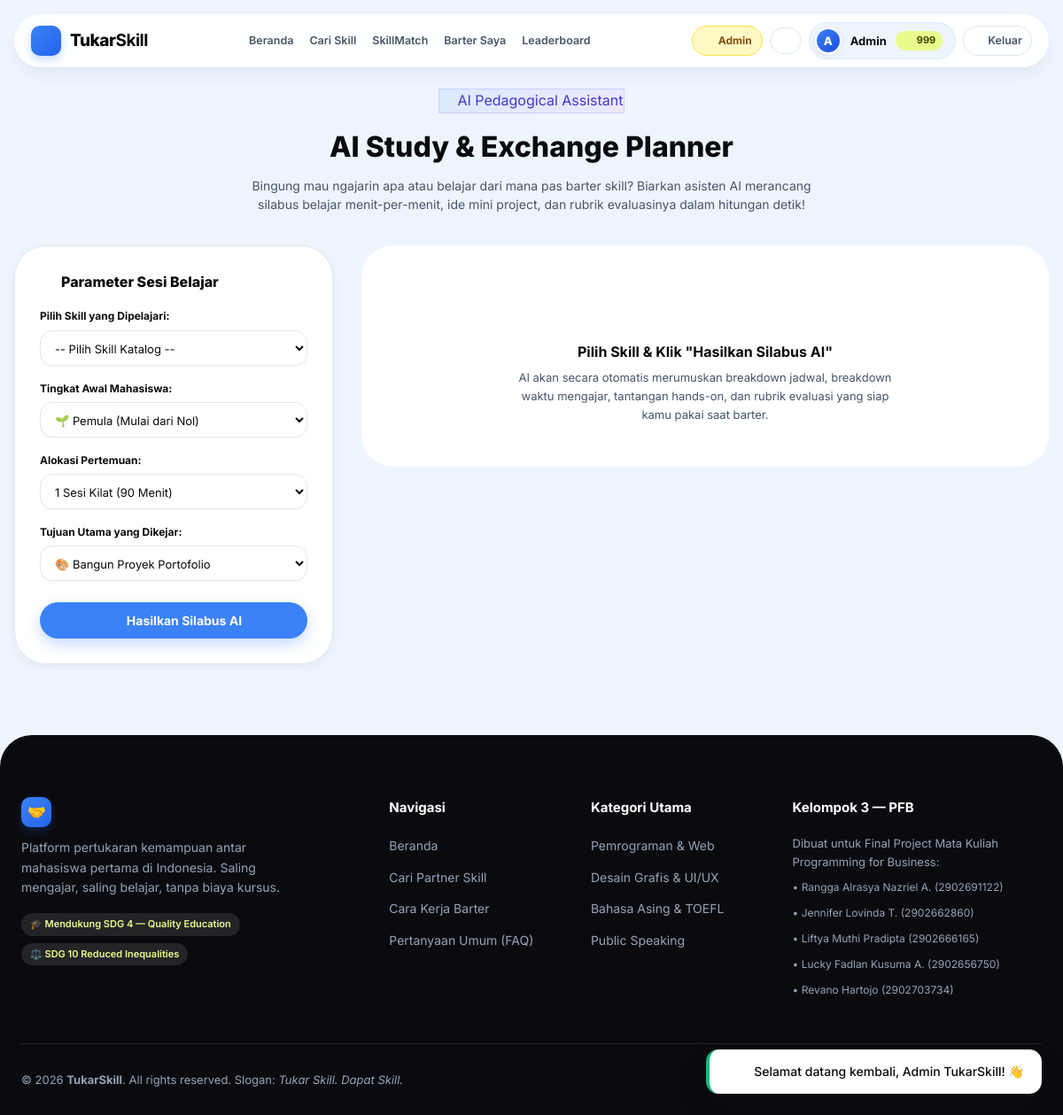
/ai-planner.php (signed in), run on the app's committed database.
### tables this page shows
CREATE TABLE `users` (
  `id` INT AUTO_INCREMENT PRIMARY KEY,
  `name` VARCHAR(100) NOT NULL,
  `nim` CHAR(10) NOT NULL UNIQUE,
  `email` VARCHAR(100) NOT NULL UNIQUE,
  `password` VARCHAR(255) NOT NULL,
  `major` VARCHAR(100) NOT NULL,
  `batch_year` YEAR NULL,
  `bio` TEXT NULL,
  `photo` VARCHAR(255) NULL,
  `whatsapp` VARCHAR(20) NULL,
  `role` ENUM('user', 'admin') NOT NULL DEFAULT 'user',
  `points` INT NOT NULL DEFAULT 20,
  `total_points` INT NOT NULL DEFAULT 20,
  `profile_bonus_given` TINYINT(1) NOT NULL DEFAULT 0,
  `is_active` TINYINT(1) NOT NULL DEFAULT 1,
  `remember_token` VARCHAR(64) NULL,
  `created_at` DATETIME NOT NULL DEFAULT CURRENT_TIMESTAMP,
  `updated_at` DATETIME NOT NULL DEFAULT CURRENT_TIMESTAMP ON UPDATE CURRENT_TIMESTAMP
);

### config/db.php (called while the page is built, shortened)
<?php
$db_host = '127.0.0.1';
$db_user = 'root';
$db_pass = '';
$db_name = 'tukarskill';
$db_port = 3306;
$db_connected = false;
$conn = mysqli_init();
if ($conn) {
    mysqli_options($conn, MYSQLI_OPT_CONNECT_TIMEOUT, 2);
    $connected = @mysqli_real_connect($conn, $db_host, $db_user, $db_pass, $db_name, $db_port);
    if ($connected) {
        $db_connected = true;
    }
}
function is_db_connected() {
    global $db_connected;
    return $db_connected;
}

### ai-planner.php (the view, shortened to what this page needs)
<?php
require_once __DIR__ . '/includes/header.php';
$level = $_POST['level'] ?? 'beginner';
$session_count = (int)($_POST['session_count'] ?? 1);
$learning_goal = trim($_POST['learning_goal'] ?? 'portfolio');
$generated_plan = null;
?>
<div class="container" style="padding: 40px 16px 80px;">
    <div style="text-align: center; max-width: 680px; margin: 0 auto 36px;">
        <span class="badge-tag" style="background: linear-gradient(135deg, #dbeafe 0%, #ede9fe 100%); color: #4338ca; border: 1px solid #c7d2fe; margin-bottom: 12px; display: inline-flex; align-items: center; gap: 6px;">
            <?= icon('sparkles', '', '14px') ?> AI Pedagogical Assistant
        </span>
        <h1 style="font-size: 32px; font-weight: 800; color: var(--ink); margin-bottom: 8px;">
            AI Study & Exchange Planner
        </h1>
        <p style="font-size: 14px; color: var(--gray-600); line-height: 1.5;">
            Bingung mau ngajarin apa atau belajar dari mana pas barter skill? Biarkan asisten AI merancang silabus belajar menit-per-menit, ide mini project, dan rubrik evaluasinya dalam hitungan detik!
        </p>
    </div>
    <div style="display: grid; grid-template-columns: 360px 1fr; gap: 32px; align-items: start;">
        <div style="background: var(--white); border-radius: var(--radius-xl); padding: 28px; border: 1px solid var(--gray-200); box-shadow: var(--shadow-sm);">
            <h3 style="font-size: 16px; font-weight: 800; color: var(--ink); margin-bottom: 16px; display: flex; align-items: center; gap: 8px;">
                <?= icon('settings', '', '16px') ?> Parameter Sesi Belajar
            </h3>
            <form action="ai-planner.php" method="POST">
                <div style="margin-bottom: 16px;">
                    <label style="display: block; font-size: 12px; font-weight: 700; color: var(--ink); margin-bottom: 6px;">
                        Pilih Skill yang Dipelajari:
                    </label>
                    <select name="skill_name" required style="width: 100%; padding: 10px 12px; border-radius: var(--radius-md); border: 1px solid var(--gray-200); font-family: inherit; font-size: 13px; outline: none; background: var(--white);">
                        <option value="">-- Pilih Skill Katalog --</option>
                    </select>
                </div>
                <div style="margin-bottom: 16px;">
                    <label style="display: block; font-size: 12px; font-weight: 700; color: var(--ink); margin-bottom: 6px;">
                        Tingkat Awal Mahasiswa:
                    </label>
                    <select name="level" style="width: 100%; padding: 10px 12px; border-radius: var(--radius-md); border: 1px solid var(--gray-200); font-family: inherit; font-size: 13px; outline: none; background: var(--white);">
                        <option value="beginner" <?= ($level === 'beginner') ? 'selected' : '' ?>>🌱 Pemula (Mulai dari Nol)</option>
                    </select>
                </div>
                <div style="margin-bottom: 16px;">
                    <label style="display: block; font-size: 12px; font-weight: 700; color: var(--ink); margin-bottom: 6px;">
                        Alokasi Pertemuan:
                    </label>
                    <select name="session_count" style="width: 100%; padding: 10px 12px; border-radius: var(--radius-md); border: 1px solid var(--gray-200); font-family: inherit; font-size: 13px; outline: none; background: var(--white);">
                        <option value="1" <?= ($session_count === 1) ? 'selected' : '' ?>>1 Sesi Kilat (90 Menit)</option>
                    </select>
                </div>
                <div style="margin-bottom: 24px;">
                    <label style="display: block; font-size: 12px; font-weight: 700; color: var(--ink); margin-bottom: 6px;">
                        Tujuan Utama yang Dikejar:
                    </label>
                    <select name="learning_goal" style="width: 100%; padding: 10px 12px; border-radius: var(--radius-md); border: 1px solid var(--gray-200); font-family: inherit; font-size: 13px; outline: none; background: var(--white);">
                        <option value="portfolio" <?= ($learning_goal === 'portfolio') ? 'selected' : '' ?>>🎨 Bangun Proyek Portofolio</option>
                    </select>
                </div>
                <button type="submit" class="btn btn-primary" style="width: 100%; padding: 12px; font-weight: 700; display: flex; align-items: center; justify-content: center; gap: 8px;">
                    <?= icon('sparkles', '', '16px') ?> Hasilkan Silabus AI
                </button>
            </form>
        </div>
        <div>
            <?php if (!$generated_plan): ?>
                <div style="background: var(--white); border-radius: var(--radius-xl); padding: 48px 32px; border: 1px dashed var(--gray-300); text-align: center; color: var(--gray-400);">
                    <div style="color: var(--gray-400); margin-bottom: 12px; display: flex; justify-content: center;">
                        <?= icon('brain', '', '48px') ?>
                    </div>
                    <strong style="font-size: 16px; color: var(--ink); display: block; margin-bottom: 6px;">
                        Pilih Skill & Klik "Hasilkan Silabus AI"
                    </strong>
                    <p style="font-size: 13px; color: var(--gray-600); max-width: 440px; margin: 0 auto;">
                        AI akan secara otomatis merumuskan breakdown jadwal, breakdown waktu mengajar, tantangan hands-on, dan rubrik evaluasi yang siap kamu pakai saat barter.
                    </p>
                </div>
            <?php endif; ?>
        </div>
    </div>
</div>
<?php require_once __DIR__ . '/includes/footer.php'; ?>

### includes/header.php (shortened to what this page needs)
<?php
require_once __DIR__ . '/../config/db.php';
require_once __DIR__ . '/functions.php';
$current_page = basename($_SERVER['PHP_SELF']);
$logged_user = current_user();
?>
<!DOCTYPE html>
<html lang="id">
<head>
    <link rel="stylesheet" href="assets/css/style.css">
</head>
<body>
<div class="toast-container">
    <?php $flash = get_flash(); if ($flash): ?>
        <div class="toast toast-<?= e($flash['type']) ?>">
            <span><?= ($flash['type'] === 'success') ? icon('check-circle', '', 18) : (($flash['type'] === 'danger') ? icon('x-circle', '', 18) : icon('info', '', 18)) ?></span>
            <div><?= e($flash['message']) ?></div>
        </div>
    <?php endif; ?>
</div>
<header class="navbar">
    <nav class="nav-pill">
        <a href="index.php" class="brand-logo">
            <div class="logo-icon"><?= icon('handshake', '', 18) ?></div>
            <span>Tukar<strong>Skill</strong></span>
        </a>
        <ul class="nav-links">
            <li><a href="index.php" class="<?= ($current_page === 'index.php') ? 'active' : '' ?>">Beranda</a></li>
            <li><a href="discover.php" class="<?= ($current_page === 'discover.php') ? 'active' : '' ?>">Cari Skill</a></li>
            <?php if (is_logged_in()): ?>
                <li><a href="skillmatch.php" class="<?= ($current_page === 'skillmatch.php') ? 'active' : '' ?>">SkillMatch</a></li>
                <li><a href="exchanges.php" class="<?= ($current_page === 'exchanges.php') ? 'active' : '' ?>">Barter Saya</a></li>
                <li><a href="leaderboard.php" class="<?= ($current_page === 'leaderboard.php') ? 'active' : '' ?>">Leaderboard</a></li>
            <?php else: ?>
                <li><a href="leaderboard.php" class="<?= ($current_page === 'leaderboard.php') ? 'active' : '' ?>">Leaderboard</a></li>
                <li><a href="index.php#cara-kerja">Cara Kerja</a></li>
                <li><a href="index.php#faq">FAQ</a></li>
            <?php endif; ?>
        </ul>
        <div class="nav-actions">
            <?php if (is_logged_in() && $logged_user): ?>
                <?php if ($logged_user['role'] === 'admin'): ?>
                    <a href="admin/index.php" class="btn btn-outline btn-sm" style="background: #fef9c3; border-color: #fde047; color: #854d0e; font-weight: 700; padding: 6px 11px; font-size: 12px; display: inline-flex; align-items: center; gap: 5px;" title="Buka Panel Admin">
                        <?= icon('shield', '', 13) ?> <span>Admin</span>
                    </a>
                <?php endif; ?>
                <a href="notifications.php" class="btn btn-outline btn-sm" style="padding: 6px 9px; position: relative; display: inline-flex; align-items: center; justify-content: center;" title="Notifikasi">
                    <?= icon('bell', '', 16) ?>
                </a>
                <a href="dashboard.php" class="user-menu-pill" title="Buka Dashboard">
                    <?= render_avatar($logged_user['photo'], $logged_user['name'], 30) ?>
                    <span style="font-weight: 700; font-size: 13px;"><?= e(explode(' ', $logged_user['name'])[0]) ?></span>
                    <span class="points-badge" title="Saldo Poin Aktif" style="display: inline-flex; align-items: center; gap: 4px;">
                        <?= icon('coins', '', 12) ?> <span><?= (int)$logged_user['points'] ?></span>
                    </span>
                </a>
                <a href="logout.php" class="btn btn-outline btn-sm" style="padding: 6px 10px; font-size: 12.5px; color: var(--gray-600); display: inline-flex; align-items: center; gap: 4px;" title="Keluar akun">
                    <?= icon('log-out', '', 13) ?> <span>Keluar</span>
                </a>
            <?php endif; ?>
        </div>
    </nav>
</header>

### includes/functions.php (shortened to what this page needs)
<?php
require_once __DIR__ . '/icons.php';
function user_avatar_url($photo, $name = '') {
    $first_word = strtolower(explode(' ', trim((string)$name))[0] ?? '');
    return '';
}
function render_avatar($photo, $name, $size = 40, $extra_class = '') {
    $url = user_avatar_url($photo, $name);
    $initial = strtoupper(substr(trim((string)$name), 0, 1) ?: 'U');
    $size_px = (int)$size;
    return '<div class="ts-avatar-fallback ' . e($extra_class) . '" style="width:' . $size_px . 'px; height:' . $size_px . 'px; border-radius:50%; background:linear-gradient(135deg, #3b82f6, #1d4ed8); color:#ffffff; font-weight:800; font-size:' . round($size_px * 0.42) . 'px; display:inline-flex; align-items:center; justify-content:center; border:2px solid #ffffff; box-shadow:0 2px 8px rgba(15,23,42,0.06); flex-shrink:0;">' . e($initial) . '</div>';
}
function e($string) {
    return htmlspecialchars((string)($string ?? ''), ENT_QUOTES, 'UTF-8');
}
function get_flash() {
    if (isset($_SESSION['flash_message'])) {
        $flash = $_SESSION['flash_message'];
        return $flash;
    }
    return null;
}
function is_logged_in() {
    return isset($_SESSION['user_id']) && !empty($_SESSION['user_id']);
}
function current_user() {
    global $conn;
    static $cached_user = null;
    if ($cached_user !== null) {
        return $cached_user;
    }
    $user_id = (int)$_SESSION['user_id'];
    $stmt = $conn->prepare("SELECT id, name, nim, email, major, batch_year, bio, photo, whatsapp, role, points, total_points, is_active FROM users WHERE id = ? LIMIT 1");
    if ($stmt) {
        $stmt->bind_param("i", $user_id);
        $stmt->execute();
        $result = $stmt->get_result();
        $cached_user = $result->fetch_assoc();
    }
    return $cached_user;
}

### data on the page
users: name "A", name "Admin", points "999"

### other printed values
$flash['message'] "Selamat datang kembali, Admin TukarSkill! 👋"
